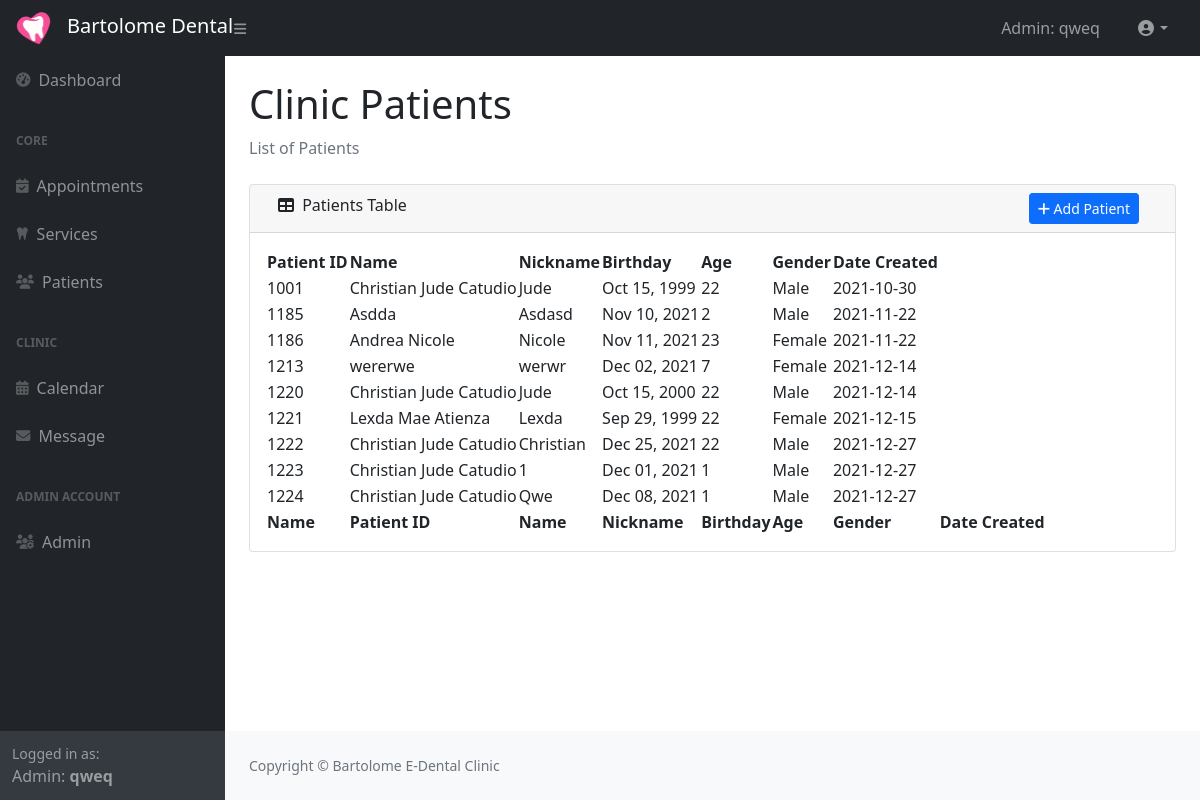
Page /admin/patients.php (signed in) on the earlier database version.
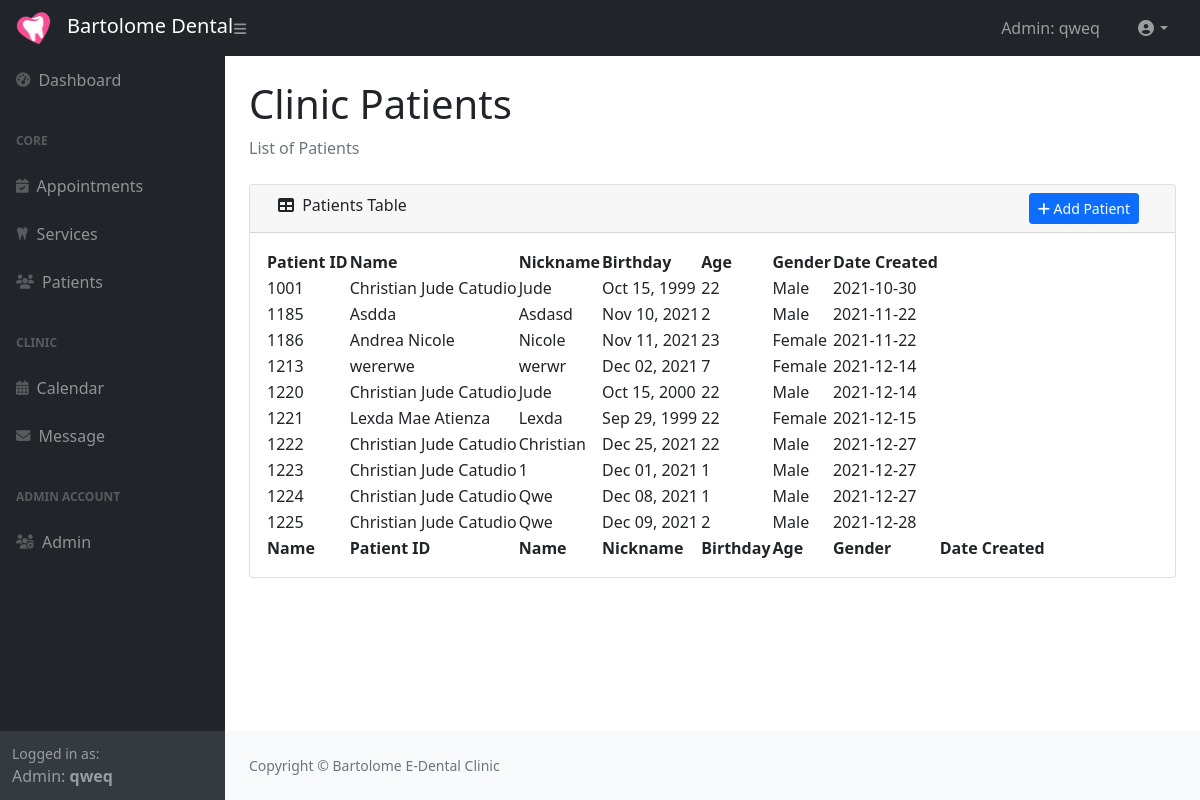
Same page on the later database version.
### tables this page shows
CREATE TABLE `patient` (
  `Patient_ID` int(5) NOT NULL,
  `Name` varchar(50) NOT NULL,
  `Nickname` varchar(20) NOT NULL,
  `Birthday` date NOT NULL,
  `Age` int(3) NOT NULL,
  `Gender` varchar(50) NOT NULL,
  `Civil Status` varchar(30) NOT NULL,
  `Address` text NOT NULL,
  `Email` varchar(50) NOT NULL,
  `Contact` varchar(25) NOT NULL,
  `Date_Created` date NOT NULL
);

### classes/databaseConnection.class.php (called while the page is built)
<?php
class DatabaseConnection {
    private $host = 'localhost';
    private $user = 'root';
    private $password = '';
    private $databaseName = 'dentalclinic_system';
    protected function connect(){
        try{
            $dsn = 'mysql:host='. $this->host .';dbname='. $this->databaseName;
            $pdo =  new PDO($dsn, $this->user, $this->password);
            $pdo->setAttribute(PDO::ATTR_DEFAULT_FETCH_MODE,PDO::FETCH_ASSOC);
            return $pdo;
        }catch(PDOException $e){
            print "Error: " .$e->getMessage() . "<br/>";
            die();
        }
    }
}

### classes/patient.class.php (called while the page is built, shortened)
<?php
include_once 'databaseConnection.class.php';
class Patient extends DatabaseConnection
{
    public function getAllPatients()
    {
        $sql = "SELECT * FROM patient ";
        $stmt = $this->connect()->query($sql);
        $allUser = array();
        while ($row = $stmt->fetch()) {
            $patient = array("Patient_ID" =>$row["Patient_ID"], "Name" =>$row["Name"],  "Nickname" =>$row["Nickname"],  "Birthday" =>$row["Birthday"],"Age" =>$row["Age"], "Gender" =>$row["Gender"],"Civil_Status" =>$row["Civil Status"], "Address" =>$row["Address"],"Email" =>$row["Email"], "Contact" =>$row["Contact"],"Date_Created" =>$row["Date_Created"]);
            array_push($allUser, $patient);
        }
        return $allUser;
    }
}

### admin/patientTable.php (the view, shortened to what this page needs)
<?php
$patients = $patient->getAllPatients();
?>
<table class="datatablesSimple">
    <thead>
        <tr>
            <th>Patient ID</th>
            <th>Name</th>
            <th>Nickname</th>
            <th>Birthday</th>
            <th>Age</th>
            <th>Gender</th>
            <th>Date Created</th>
        </tr>
    </thead>
    <tfoot>
        <tr>
            <th>Name</th>
            <th>Patient ID</th>
            <th>Name</th>
            <th>Nickname</th>
            <th>Birthday</th>
            <th>Age</th>
            <th>Gender</th>
            <th>Date Created</th>
        </tr>
    </tfoot>
    <tbody>
        <?php
        foreach ($patients as $entry) {
            $bday = date_create($entry["Birthday"]);
            $row = "<tr class='patientRow'>" .
                "<td>" . $entry["Patient_ID"] . "</td>" .
                "<td>" . $entry["Name"] . "</td>" .
                "<td>" . $entry["Nickname"] . "</td>" .
                "<td>" . date_format($bday, "M d, Y") . "</td>" .
                "<td>" . $entry["Age"] . "</td>" .
                "<td>" . $entry["Gender"] . "</td>" .
                "<td>" . $entry["Date_Created"] . "</td>" .
                "</tr>";
            echo $row;
        }
        ?>
    </tbody>
</table>

Differences in the rows shown:
added patient: Patient_ID "1225", Name "Christian Jude Catudio", Nickname "Qwe", Birthday "Dec 09, 2021", Age "2", Gender "Male", Date_Created "2021-12-28"
